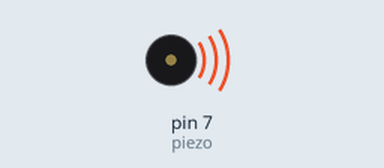
This sketch was run on a simulated Arduino Uno, built with avr-gcc and run on an emulated ATmega328P. On the bench: buzzer (waves = sounding).

Above: at 0.5 s.
Timing chart, 0 to 9.1 s (numbered marks = the images above):
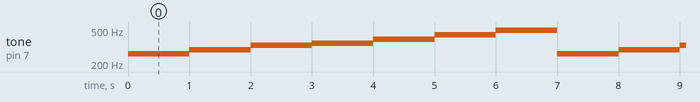

Measured:
- by itself, tone on pin 7 (piezo): repeats every 7.0 s: 294 Hz 1.0 s, 330 Hz 1.0 s, 349 Hz 1.0 s, 392 Hz 1.0 s, 440 Hz 1.0 s, 494 Hz 1.0 s, 262 Hz 1.0 s

The sketch:

sketch_oct13c.ino
```cpp
int piezo = 7;
int freqs[] = {262, 294, 330, 349, 392, 440, 494};

void setup()
{
  // put your setup code here, to run once:
  pinMode(piezo, OUTPUT);
}

void loop()
{
  // put your main code here, to run repeatedly:

  for(int i=0; i<sizeof(freqs)/sizeof(int); i++)
  {
    tone(piezo, freqs[i], 1000);
    delay(1000);
  }
}
```
